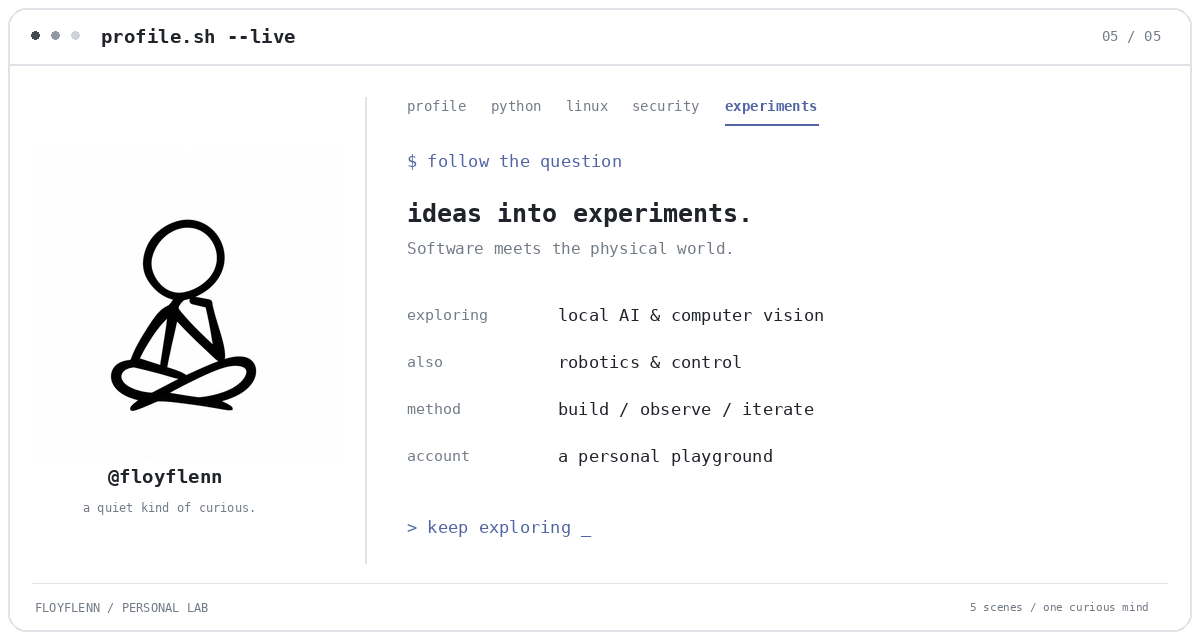
#> input picture assets/terminal/experiments.png, 1200 x 640 px, given in place of pixel.png, which was not available
$ python generate_particles.py
#> lines starting #> are read from the running program, lines starting #| are printed output that depends on the picture; after the words box and inside, x2 and y2 are one past the last pixel; in counts of white or black regions, pixels touching at a corner belong together
"""Build the animated SVG. Requires Pillow, numpy, scipy and Inkscape.

Run from the repository root: python scripts/generate_particles.py
The avatar is sampled from assets/avatar/pixel.png; that image and the original
remain untouched. The Python icon path is from Simple Icons (CC0-1.0).
"""
from pathlib import Path
import subprocess
import tempfile
import numpy as np
from PIL import Image, ImageDraw, ImageFilter
from scipy.optimize import linear_sum_assignment
from scipy.ndimage import distance_transform_edt

ROOT = Path(__file__).resolve().parents[1]
OUT = ROOT / 'assets/terminal/profile.svg'
S = 240
N = 1200
rng = np.random.default_rng(824)
PYTHON_PATH = ('M11.858 0c-.978.005-1.913.088-2.736.234C6.7.662 6.26 1.558 6.26 3.21v2.182h5.725v.727H4.111c-1.664 0-3.121 1-3.577 2.903-.526 2.181-.549 3.542 0 5.82.407 1.694 1.379 2.902 3.043 2.902h1.969v-2.616c0-1.89 1.635-3.557 3.576-3.557h5.72c1.591 0 2.862-1.31 2.862-2.91v-5.45c0-1.553-1.309-2.718-2.863-2.977A18 18 0 0 0 11.858 0M8.762 1.755c.591 0 1.074.491 1.074 1.095 0 .601-.483 1.087-1.074 1.087A1.08 1.08 0 0 1 7.688 2.85c0-.604.48-1.095 1.074-1.095m9.656 4.364v2.543c0 1.971-1.671 3.63-3.577 3.63H9.122c-1.566 0-2.862 1.34-2.862 2.91v5.452c0 1.551 1.349 2.464 2.862 2.91 1.813.532 3.55.628 5.72 0 1.44-.418 2.862-1.258 2.862-2.91V18.47h-5.719v-.727h8.582c1.664 0 2.284-1.16 2.862-2.903.598-1.793.573-3.518 0-5.819-.41-1.656-1.196-2.903-2.862-2.903zm-3.216 13.807a1.08 1.08 0 0 1 1.074 1.088c0 .604-.48 1.094-1.074 1.094-.592 0-1.075-.49-1.075-1.094 0-.601.483-1.088 1.075-1.088')

def blank(): return Image.new('L', (S,S), 0)

def masks():
    # Crop the existing pixel avatar to its ink bounding box and expand to the panel.
    src = Image.open(ROOT/'assets/avatar/pixel.png').convert('L')
    ink = src.point(lambda x: 255 if x < 150 else 0)
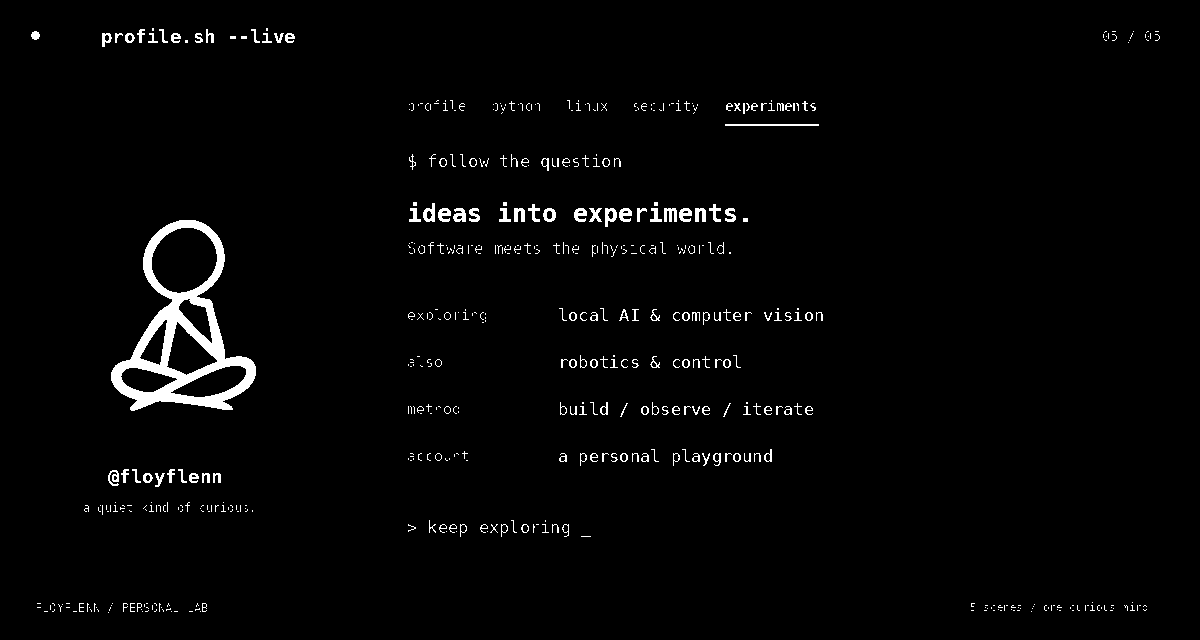
#> ink: PIL image 1200x640 L; 2.2% white; 543 white regions (381 under 20 px), largest, box (x1, y1, x2, y2) and area: (111, 220, 256, 411) 7479, (725, 124, 819, 126) 188, (423, 203, 435, 222) 135
    box = ink.getbbox()
#> box = (31, 28, 1160, 613)
    ink = ink.crop(box)
#> ink: PIL image 1129x585 L; 2.5% white; 543 white regions (381 under 20 px), largest, box (x1, y1, x2, y2) and area: (80, 192, 225, 383) 7479, (694, 96, 788, 98) 188, (392, 175, 404, 194) 135
    ink.thumbnail((205,205), Image.Resampling.LANCZOS)
#> ink: PIL image 205x106 L
    avatar = blank(); avatar.paste(ink, ((S-ink.width)//2,(S-ink.height)//2))
#> after `avatar = blank()`: avatar: PIL image 240x240 L; every value is 0
    with tempfile.TemporaryDirectory() as td:
        svg = Path(td)/'python.svg'; png = Path(td)/'python.png'
        svg.write_text(f'<svg xmlns="http://www.w3.org/2000/svg" viewBox="0 0 24 24"><path fill="white" fill-rule="evenodd" d="{PYTHON_PATH}"/></svg>')
        subprocess.run(['inkscape', str(svg), '--export-filename='+str(png), '--export-width=200', '--export-height=200'], check=True, stdout=subprocess.DEVNULL, stderr=subprocess.DEVNULL)
#> (this line was passed over: subprocess is not available in this run)
        icon = Image.open(png).convert('RGBA').getchannel('A')
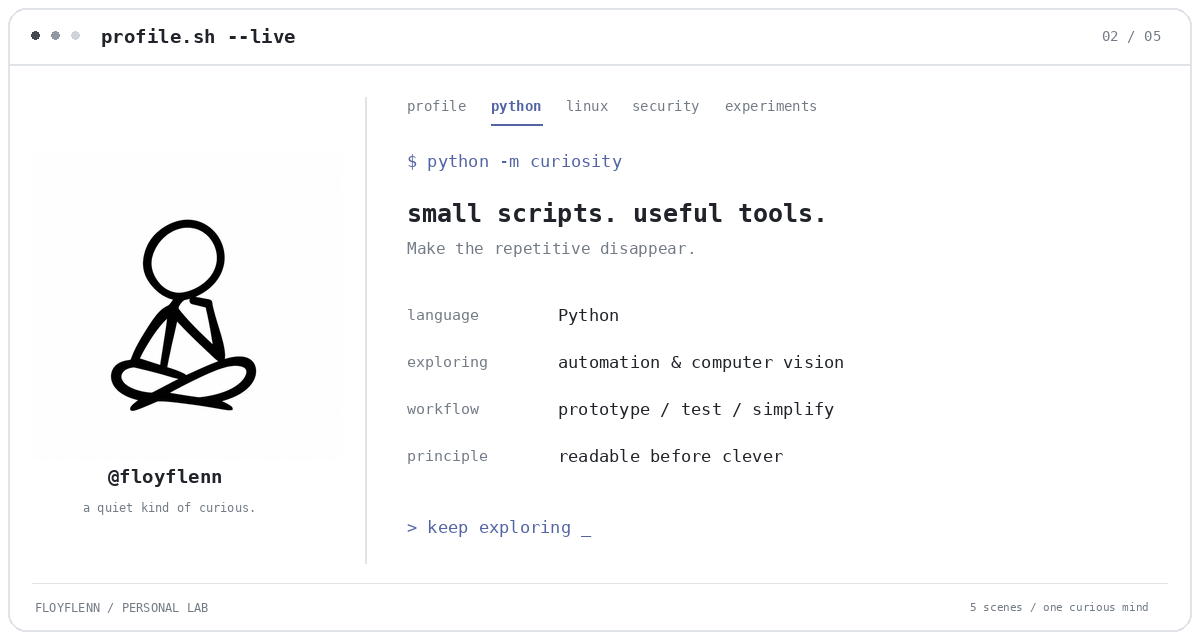
#> input picture assets/terminal/python.png, 1200 x 640 px, found by its file name
#> icon: PIL image 1200x640 L; every value is 255
        python = blank(); python.paste(icon,(20,20))
#> after `python.paste(icon, (20, 20))`:
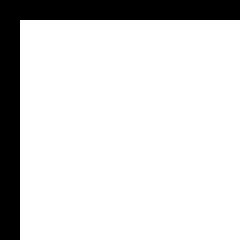
#> python: PIL image 240x240 L; 84% white; 1 black region, box (x1, y1, x2, y2) and area: (0, 0, 240, 240) 9200
    terminal = blank(); d=ImageDraw.Draw(terminal)
    d.rounded_rectangle((19,37,221,203), radius=17, outline=255, width=7)
    d.line([(52,89),(89,120),(52,151)], fill=255, width=8, joint='curve')
    d.rounded_rectangle((108,143,176,154), radius=5, fill=255)
    shield=blank(); d=ImageDraw.Draw(shield)
    d.line([(120,17),(201,48),(197,132),(182,164),(154,190),(120,213),(86,190),(58,164),(43,132),(39,48),(120,17)], fill=255, width=7, joint='curve')
    d.rounded_rectangle((85,100,155,159),radius=8,outline=255,width=8)
    d.arc((95,62,145,119),180,360,fill=255,width=8)
    d.ellipse((115,122,125,132), fill=255); d.rectangle((118,129,122,143), fill=255)
    chip=blank(); d=ImageDraw.Draw(chip)
    d.rounded_rectangle((56,56,184,184),radius=16,outline=255,width=7)
    d.rounded_rectangle((88,88,152,152),radius=9,outline=255,width=8)
    for i in [80,106,134,160]:
        d.line((i,25,i,56),fill=255,width=7); d.line((i,184,i,215),fill=255,width=7)
        d.line((25,i,56,i),fill=255,width=7); d.line((184,i,215,i),fill=255,width=7)
    return [avatar,python,terminal,shield,chip]

def sample(mask):
    # Stratified candidates, with tiny deterministic jitter to retain a dot texture.
    arr=np.asarray(mask); pts=[]
    for y in range(1,S,2):
        for x in range(1,S,2):
            if arr[y,x] > 140: pts.append((x+rng.uniform(-.25,.25),y+rng.uniform(-.25,.25)))
    pts=np.asarray(pts)
    ids=rng.choice(len(pts),N,replace=len(pts)<N)
    return pts[ids]

def match(a,b):
    cost=((a[:,None,:]-b[None,:,:])**2).sum(axis=2)
    _, col=linear_sum_assignment(cost)
    return b[col]

def row(y,label,value):
    return f'<text x="447" y="{y}" fill="#8ca1b8">{label}</text><text x="850" y="{y}" text-anchor="end" fill="#e4effa">{value}</text>'

def main():
    source_masks = masks()
#> source_masks = 5 items
    shapes = [sample(m) for m in source_masks]
#> shapes = 5 point arrays, longest 1200 points
    # Thin only the avatar ink. Move existing samples to the nearest remaining ink;
    # all four other target point sets are kept exactly as generated before.
    thin = np.asarray(source_masks[0].filter(ImageFilter.MinFilter(3))) > 140
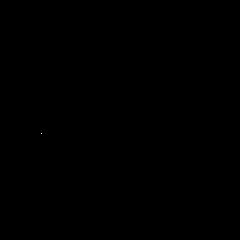
#> thin: shape (240, 240) bool; 0% white in thin lines or dots, all inside (x1, y1, x2, y2) = (41, 133, 42, 134)
    nearest = distance_transform_edt(~thin, return_distances=False, return_indices=True)
    xy = np.rint(shapes[0]).astype(int).clip(0, S - 1)
#> xy = 1200 pairs, first value 33 to 153, second value 81 to 135
    shapes[0] = np.column_stack((nearest[1, xy[:, 1], xy[:, 0]], nearest[0, xy[:, 1], xy[:, 0]])).astype(float)
    aligned=[shapes[0]]
#> aligned = 1 point arrays, longest 1200 points
    for s in shapes[1:]: aligned.append(match(aligned[-1],s))
#> this loop made 4 passes
#> pass 1, in match, `cost=((a[:,None,:]-b[None,:,:])**2).sum(axis=2)`:
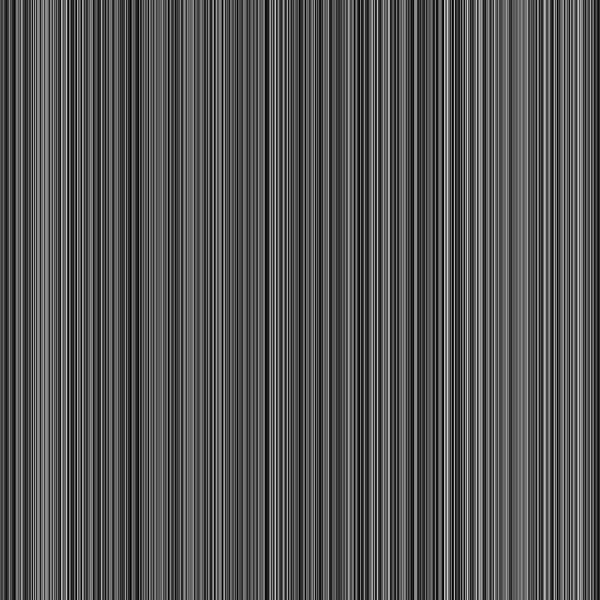
#> cost: shape (1200, 1200) float64 (shown at 1/2 size); min 4.5, max 49602.4, mean 16377.5; drawn with min black and max white
#> pass 3, in match (call 3), `cost=((a[:,None,:]-b[None,:,:])**2).sum(axis=2)`:
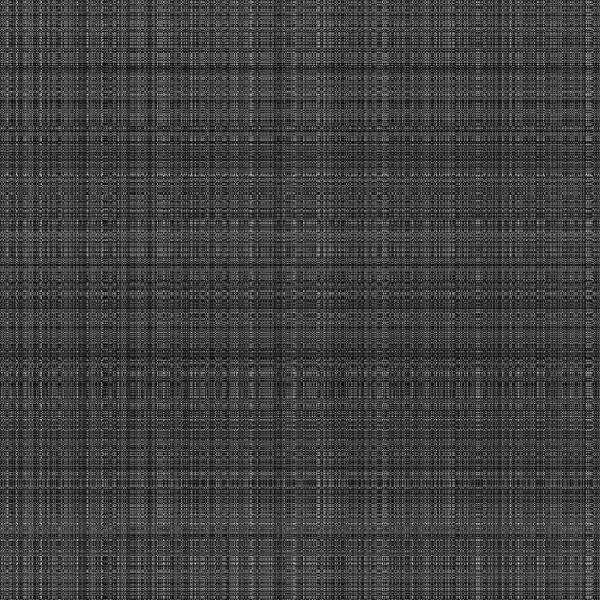
#> cost: shape (1200, 1200) float64 (shown at 1/2 size); min 0.00231, max 55021.8, mean 13926.4; drawn with min black and max white
#> after the loop, aligned = 5 point arrays, longest 1200 points
    # Hold each for 3 s, then morph for 1.44 s. Final target is the first exact state.
    times='0;.135135;.2;.335135;.4;.535135;.6;.735135;.8;.935135;1'
    svg=['''<svg xmlns="http://www.w3.org/2000/svg" width="900" height="550" viewBox="0 0 900 550" role="img">
<title>floyflenn | profile.sh --live</title><desc>Anonymous cybersecurity profile. Dots morph through an avatar, Python, terminal, shield and chip.</desc>
<rect width="900" height="550" rx="12" fill="#0a101f"/><rect x="9" y="9" width="882" height="532" rx="10" fill="none" stroke="#284f65"/>
<path d="M10 46H890" stroke="#24394d"/><circle cx="30" cy="28" r="5" fill="#ef646c"/><circle cx="47" cy="28" r="5" fill="#eebc65"/><circle cx="64" cy="28" r="5" fill="#5bd3a4"/>
<g font-family="ui-monospace,Consolas,Menlo,monospace"><text x="86" y="33" fill="#67ddec" font-size="14" font-weight="bold">profile.sh --live</text><text x="866" y="33" text-anchor="end" fill="#6e839c" font-size="11">FLOYFLENN / PERSONAL LAB</text>
<rect x="20" y="67" width="365" height="455" rx="6" fill="#0c1525" stroke="#3ac5d9"/><rect x="404" y="67" width="476" height="455" rx="6" fill="#0c1525" stroke="#3ac5d9"/>
<rect x="34" y="58" width="112" height="18" fill="#0a101f"/><text x="42" y="71" fill="#67ddec" font-size="12" font-weight="bold">VISUAL.MAP</text><rect x="418" y="58" width="116" height="18" fill="#0a101f"/><text x="426" y="71" fill="#67ddec" font-size="12" font-weight="bold">SYSTEM.INFO</text>
<text x="202" y="110" text-anchor="middle" fill="#8093a9" font-size="11">PARTICLE STUDY / 01—05</text>
<path d="M49 449H356" stroke="#243d50"/><text x="202" y="476" text-anchor="middle" font-size="13" fill="#d8e9f5">@floyflenn</text><text x="202" y="496" text-anchor="middle" font-size="10" fill="#8093a9">observe  /  build  /  explore</text>
<rect x="435" y="91" width="123" height="25" rx="12" fill="#57d4ae"/><text x="496.5" y="108" text-anchor="middle" fill="#0a101f" font-size="12" font-weight="bold">@floyflenn</text>
<g font-size="14">''']
    for y,k,v in [(150,'IDENTITY','anonymous'),(182,'PRIMARY','cybersecurity'),(214,'SYSTEMS','Linux / networking'),(246,'CODE','Python / Bash'),(278,'PRACTICE','security labs / log analysis'),(310,'BUILD','scripting / automation'),(342,'EXPLORE','local AI / computer vision'),(374,'ALSO','robotics / control')]: svg.append(row(y,k,v))
    svg.append('''</g><path d="M435 400H849" stroke="#263d52"/><text x="435" y="430" fill="#68ddeb" font-size="13">$ cat philosophy.txt</text><text x="435" y="455" fill="#dce9f4" font-size="13">If you can’t find it, create it.</text><text x="435" y="501" fill="#6fcfae" font-size="12">&gt; keep exploring<tspan>.<animate attributeName="opacity" values="0.2;1;1;1;0.2" keyTimes="0;.15;.75;.9;1" dur="2s" repeatCount="indefinite"/></tspan><tspan>.<animate attributeName="opacity" values="0.2;0.2;1;1;0.2" keyTimes="0;.3;.45;.9;1" dur="2s" repeatCount="indefinite"/></tspan><tspan>.<animate attributeName="opacity" values="0.2;0.2;1;1;0.2" keyTimes="0;.6;.75;.9;1" dur="2s" repeatCount="indefinite"/></tspan></text></g><g>''')
    groups = {}
    for i in range(N):
        vals=[p[i] for p in aligned]+[aligned[0][i]]
        # Panel coordinates: 240 units expanded to 285 units.
        xx=[60+v[0]*1.19 for v in vals]; yy=[130+v[1]*1.19 for v in vals]
        x=';'.join(f'{q:.1f}' for v in xx[:-1] for q in (v,v))+f';{xx[-1]:.1f}'
        y=';'.join(f'{q:.1f}' for v in yy[:-1] for q in (v,v))+f';{yy[-1]:.1f}'
        color=('#a78bfa','#b9a4ff','#8e88eb','#c4b5fd')[i%4]
        pycolor = '#64b5e8' if aligned[1][i][1] < 120 else '#ffd76b'
        groups.setdefault((color, pycolor), []).append(
            f'<circle cx="{xx[0]:.1f}" cy="{yy[0]:.1f}" r="0.95"><animate attributeName="cx" values="{x}" keyTimes="{times}" dur="22.2s" repeatCount="indefinite"/><animate attributeName="cy" values="{y}" keyTimes="{times}" dur="22.2s" repeatCount="indefinite"/></circle>')
#> this loop made 1200 passes
#> (xx, yy, pycolor) on passes 1 to 3: ([108.8, 156.4, 128, 165.8, 166.1, 108.8], [288.3, 319.1, 304.7, 295.3, 300.3, 288.3], '#ffd76b'), ([108.8, 94.8, 82.46, 108.6, 101.4, 108.8], [288.3, 278.9, 267.1, 252.5, 259.9, 288.3], '#ffd76b'), ([108.8, 318.4, 317.9, 282.6, 278, 108.8], [288.3, 340.6, 326.1, 305.2, 307.2, 288.3], '#ffd76b')
#> after the loop, groups = 8 items
    # Animate inherited fill once per color group, rather than once per dot.
    for (color, pycolor), circles in groups.items():
        color_values = ';'.join([color,color,pycolor,pycolor,color,color,color,color,color,color,color])
        svg.append(f'<g fill="{color}"><animate attributeName="fill" values="{color_values}" keyTimes="{times}" dur="22.2s" repeatCount="indefinite"/>')
        svg.extend(circles)
        svg.append('</g>')
#> this loop made 8 passes
#> (color, pycolor) on passes 1 to 8: ('#a78bfa', '#ffd76b'), ('#b9a4ff', '#ffd76b'), ('#8e88eb', '#ffd76b'), ('#c4b5fd', '#ffd76b'), ('#a78bfa', '#64b5e8'), ('#b9a4ff', '#64b5e8'), ('#c4b5fd', '#64b5e8'), ('#8e88eb', '#64b5e8')
#> after the loop, svg = 1226 items
    svg.append('</g></svg>')
    OUT.write_text('\n'.join(svg),encoding='utf-8')
    # Static visual QA for each target, using the exact sampled coordinates.
    with tempfile.TemporaryDirectory() as td:
        pass
    for j,pts in enumerate(aligned):
        im=Image.new('RGB',(360,360),'#0c1525'); d=ImageDraw.Draw(im)
        for i,(x,y) in enumerate(pts):
            cx=38+x*1.19; cy=38+y*1.19
            d.ellipse((cx-.95,cy-.95,cx+.95,cy+.95),fill=(('#64b5e8' if y < 120 else '#ffd76b') if j == 1 else ['#a78bfa','#b9a4ff','#8e88eb','#c4b5fd'][i%4]))
        im.save('/tmp/floy-scene-%d.png'%j)
#> this loop made 5 passes
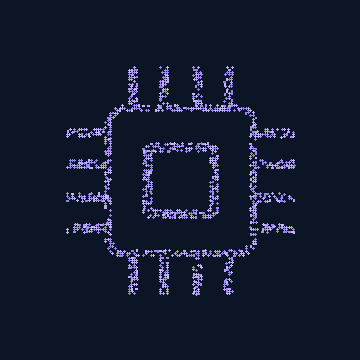
#> im: PIL image 360x360 RGB; mean R, G, B 19, 26.9, 46.2
    print(f'Wrote {OUT} ({OUT.stat().st_size} bytes)')
if __name__=='__main__': main()
